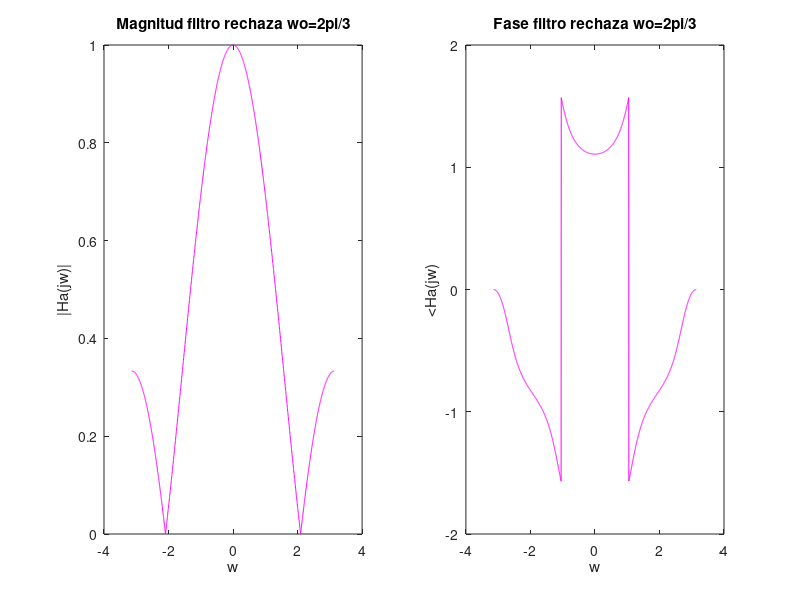

Write the MATLAB code that produced this figure.
%Ejercicio 5


w = [-pi:0.004:pi];
%w = 3.14*f;

%Cálculo de magnitud
b0 = 1/3;
magA = abs(b0.*(1+exp(-j*w)+exp(-2*j*w)));

%Calculo de fase
P = atan(exp(-j*w)+exp(-2*j*w));


figure(1)
subplot(1,2,1);
plot(w,magA,"m");
title("Magnitud filtro rechaza wo=2pi/3")
xlabel('w');
ylabel('|Ha(jw)|');

subplot(1,2,2);
plot(w,P,"m");
title("Fase filtro rechaza wo=2pi/3")
xlabel('w');
ylabel('<Ha(jw)');
